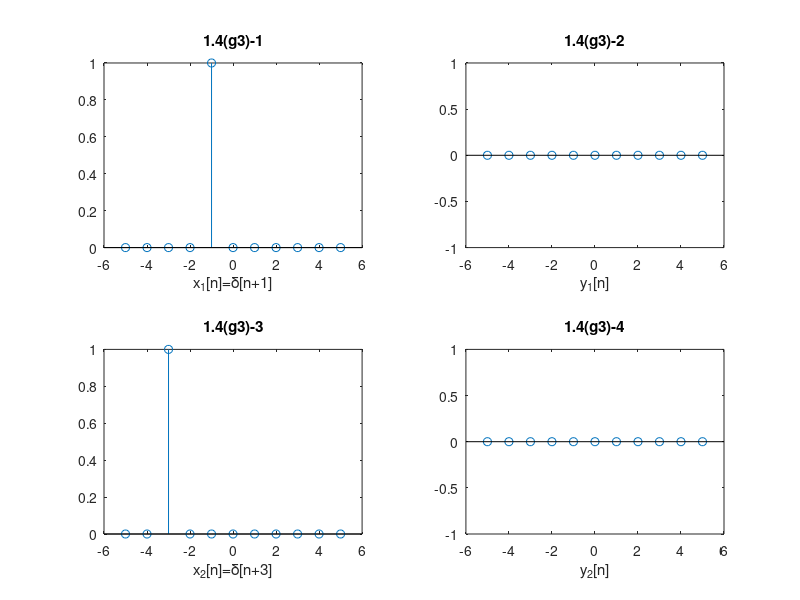

Here is the MATLAB script that generated this plot:
% Invertable analysis
n=-5:1:5;
x1=[zeros(1,4) 1 zeros(1,6)]
y1=[zeros(1,11)]
x2=[zeros(1,2) 1 zeros(1,8)]
y2=[zeros(1,11)]

subplot(2,2,1);
stem(n,x1);
title('1.4(g3)-1');
xlabel('x_1[n]=δ[n+1]');

subplot(2,2,2);
stem(n,y1);
title('1.4(g3)-2');
xlabel('y_1[n]');

subplot(2,2,3);
stem(n,x2);
title('1.4(g3)-3');
xlabel('x_2[n]=δ[n+3]');

subplot(2,2,4);
stem(n,y2);
title('1.4(g3)-4');
xlabel('y_2[n]');

saveas(gcf, "LAB1/P1_4_g3_out2.png")